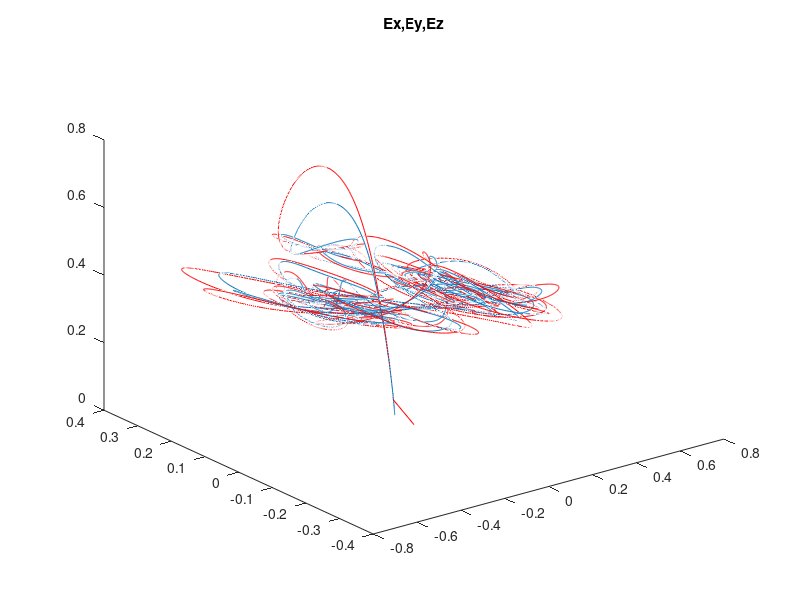
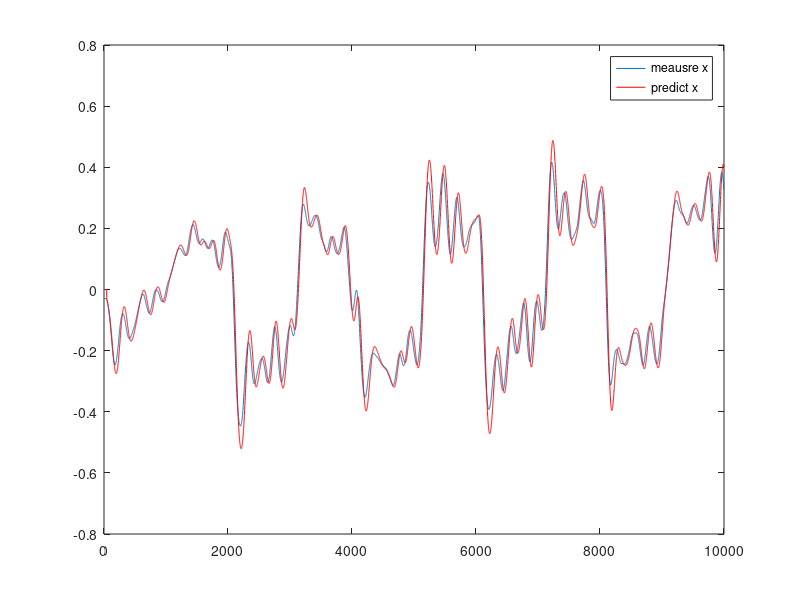
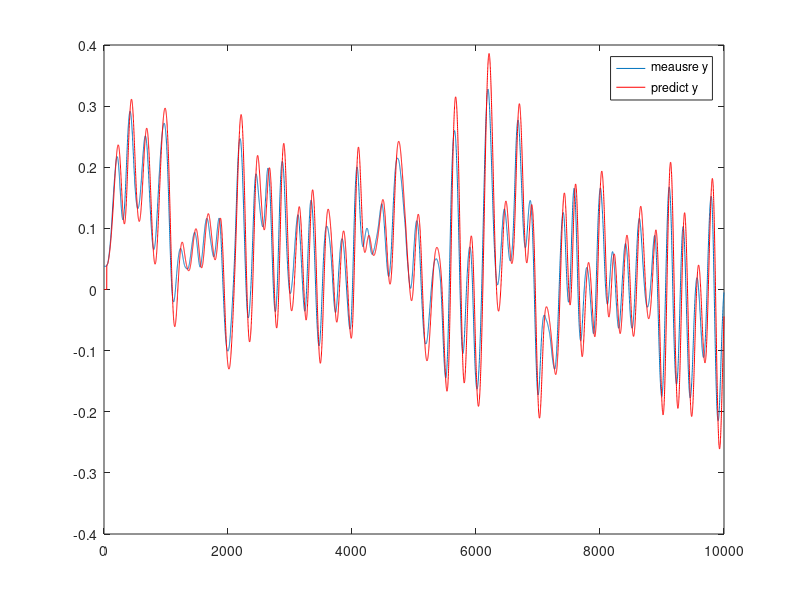
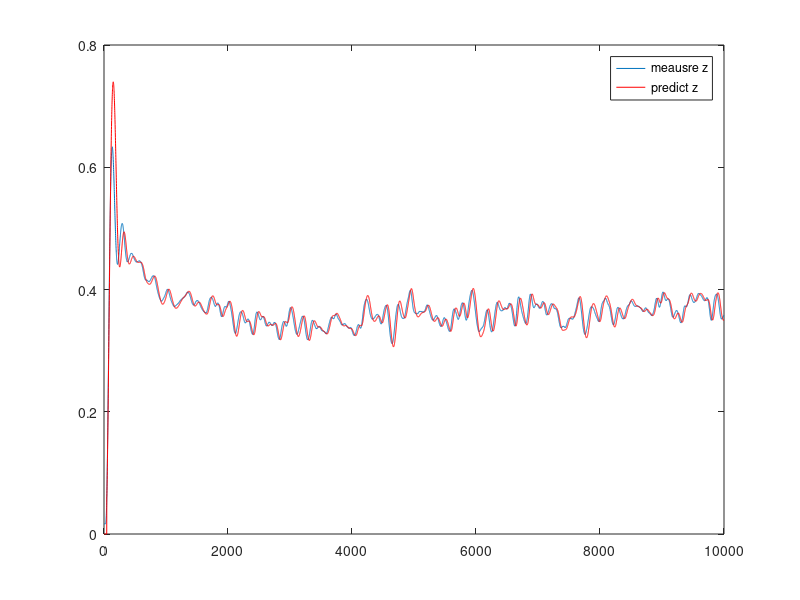

MATLAB code for these plots, in order:
%% Project 2  Part1 and 2
% -------------------------
% CMPE 245 - Spring, 2016
% Chien-Pin Chen
% 05/30/2016
% MATLAB script for Project 2
% --------------------------
clear all;

load data3D.mat;

plot3(xm, ym, zm,'DisplayName','xm,ym,zm');
title('xm,ym,zm');

%T = 0.1;
%c = 1e-16;
g = 9.81;

R = [.1^2 0 0 0;
     0 .1^2 0 0;
     0 0 .1^2 0;
     0 0 0 1];
%eye(4)*1.225*1; 
% [12.25 0;
%      0 12.25]; % do we get this ?? or guess by ourself

% ga = [0 0 0 0;
%       0 0 0 0;
%       0 0 0 0;
%       sqrt(T) 0 0 0;
%       0 sqrt(T) 0 0;
%       0 0 sqrt(T) 0;
%       0 0 0 sqrt(T)];
Q = eye(4);

% setting initial x_0, P_0
x0 = xm(45);
y0 = ym(45);
z0 = zm(45);
dx0 = (xm(45)-xm(44))/dtrec(45);
dy0 = (ym(45)-ym(44))/dtrec(45);
dz0 = (zm(45)-zm(44))/dtrec(45);
yaw0 = yawm(45);
Ex0 = [ x0 y0 z0 dx0 dy0 dz0 yaw0]';

P11 = 1.225*2;    % var{x}
P22 = P11;      % var{y}
P33 = P11;      % var{z}
P12 = 0;        % temp set to zero
P13 = 0;        % temp set to zero
P23 = 0;        % temp set to zero
Px0 = eye(length(Ex0)) * P11;
% Px0 = [P11 P12 P13;
%        P12 P22 P23;
%        P13 P23 P33];

Px0(1,4) = 2*P11/(0.0085^2);
Px0(4,1) = Px0(1,4);
Px0(2,5) = 2*P11/(0.0085^2);
Px0(5,2) = Px0(2,5);
Px0(3,6) = 2*P11/(0.0085^2);
Px0(6,3) = Px0(3,6);
Px0(7,7) = 2^2;

% array to storge E{x_k} and P_k after update 
Ex_k = zeros(length(Ex0), length(xm)+1);
P_k = zeros(length(Ex0), length(Ex0), length(xm)+1);
S = 0;  % compute c0 part2
i_sum = 0;

% Use Extend Kalman Filter (EKF)
Ex_k(:,45) = Ex0;
P_k(:,:,45) = Px0;

% start from 45
for k = 45 : length(zm)
    % Prediction
    % discrete method
    
%     pit = Ex_k(4, k);
%     rol = Ex_k(5, k);
%     yaw = Ex_k(6, k);

    x4 = Ex_k(4, k);     
    x5 = Ex_k(5, k);
    x6 = Ex_k(6, k);
    rol = roll(k);
    pit = pitch(k);
    x7 = yawm(k);
    dt = dtrec(k);
    
    s = (255/6000) * thrust(k);
    c0 = 1000000; % Part2: tuning c0 to get min. residual
    c = (0.000409*s^2+0.1405*s-0.099)/c0;
    %c=1;
    f = [x4; x5; x6;
         c*g*( sind(x7)*sind(rol) + cosd(x7)*cosd(rol)*sind(pit) );
         c*g*( sind(x7)*cosd(rol)*sind(pit) -cosd(x7)*sind(rol) );
         c*(g*cosd(rol)*cosd(pit) - g);
         0]*dt; 
% [c*g*( sin(yaw)*sin(rol) + cos(yaw)*cos(rol)*sin(pit) );
%  c*g*( -1*cos(yaw)*sin(rol) + sin(yaw)*cos(rol)*sin(pit) );
%  c*g*cos(rol)*cos(pit) - g;
%  0;
%  0;
%  0];
    
    phi = [1 0 0 dt 0 0 0;
           0 1 0 0 dt 0 0;
           0 0 1 0 0 dt 0;
           0 0 0 1 0 0 dt*c*g*( cosd(x7)*sind(rol)-sind(x7)*cosd(rol)*sind(pit) );
           0 0 0 0 1 0 dt*c*g*( cosd(x7)*cosd(rol)*sind(pit)+sind(x7)*sind(pit) );
           0 0 0 0 0 1 0;
           0 0 0 0 0 0 1];
    
% [0, 0, 0, c*g*cos(pit)*cos(rol)*cos(yaw),  c*g*(cos(rol)*sin(yaw) - cos(yaw)*sin(pit)*sin(rol)), c*g*(cos(yaw)*sin(rol) - cos(rol)*sin(pit)*sin(yaw)) ;
% 0, 0, 0, c*g*cos(pit)*cos(rol)*sin(yaw),  c*g*(-cos(rol)*cos(yaw) + sin(pit)*sin(rol)*sin(yaw)), c*g*(sin(rol)*sin(yaw) + cos(rol)*cos(yaw)*sin(pit)) ;
% 0, 0, 0,     -c*g*cos(rol)*sin(pit),                     -c*g*cos(pit)*sin(rol),                                          0 ;
% 0, 0, 0, 1, 0, 0;
% 0, 0, 0, 0, 1, 0;
% 0, 0, 0, 0, 0, 1];
    ga = [0 0 0 0;
          0 0 0 0;
          0 0 0 0;
          .1*sqrt(dt) 0 0 0;
          0 .1*sqrt(dt) 0 0;
          0 0 .1*sqrt(dt) 0;
          0 0 0 0.01*sqrt(dt)];
    
    Ex_k(:, k+1) = Ex_k(:, k)+f;
    P_k(:,:,k+1) = phi*P_k(:,:,k)*phi'+ ga*Q*ga';
    
    % Observation
    H = [ 1, 0, 0, 0, 0, 0, 0;
          0, 1, 0, 0, 0, 0, 0;
          0, 0, 1, 0, 0, 0, 0;
          0, 0, 0, 0, 0, 0, 1];
    x_k1 = [Ex_k(1,k+1) Ex_k(2,k+1) Ex_k(3,k+1) 0 0 0 Ex_k(7,k+1)]';
    z_k1 = [xm(k) ym(k) zm(k) yawm(k)]';
    
    % part2 compute c0
    S = S + sum( (z_k1(1:3)-x_k1(1:3)).^2 );
    i_sum = i_sum+1;
    
    %update K and P(+)
    K = P_k(:,:,k+1) * H'/(H*P_k(:,:,k+1)*H'+R);
    P_k(:,:,k+1) = (eye(length(Ex0)) - K*H)*P_k(:,:,k+1);
    Ex_k(:,k+1) = Ex_k(:,k+1) + K*(z_k1 - H*x_k1);
    
end

% get average of S (part2)
S_ave = S/i_sum;

%figure;
hold on;
plot3(Ex_k(1,:), Ex_k(2,:), Ex_k(3,:),'r','DisplayName','Ex,Ey,Ez');
title('Ex,Ey,Ez');

figure
plot(xm, 'DisplayName','meausre x');
hold on
plot(Ex_k(1,:),'r','DisplayName','predict x');
legend show

figure
plot(ym, 'DisplayName','meausre y');
hold on
plot(Ex_k(2,:),'r','DisplayName','predict y');
legend show


figure
plot(zm, 'DisplayName','meausre z');
hold on
plot(Ex_k(3,:),'r','DisplayName','predict z');
legend show

figure
plot(yawm, 'DisplayName','meausre yaw');
hold on
plot(Ex_k(7,:),'r','DisplayName','predict yaw');
legend show


% plot variance of expected yaw
var_z = reshape(P_k(3,3,:), 1, []);
var_yaw = reshape(P_k(7,7,:), 1, []);
figure
plot(var_yaw, 'DisplayName','VAR \psi');
hold on
plot(var_z, 'DisplayName','VAR z');


% f = [c*g*( sin(yaw)*sin(rol) + cos(yaw)*cos(rol)*sin(pit) );
%      c*g*( -1*cos(yaw)*sin(rol) + sin(yaw)*cos(rol)*sin(pit) );
%      c*g*cos(rol)*cos(pit) - g;
%      0;
%      0;
%      0];
% 
% phi = [0, 0, 0, c*g*cos(pit)*cos(rol)*cos(yaw),  c*g*(cos(rol)*sin(yaw) - cos(yaw)*sin(pit)*sin(rol)), c*g*(cos(yaw)*sin(rol) - cos(rol)*sin(pit)*sin(yaw)) ;
%        0, 0, 0, c*g*cos(pit)*cos(rol)*sin(yaw),  c*g*(-cos(rol)*cos(yaw) + sin(pit)*sin(rol)*sin(yaw)), c*g*(sin(rol)*sin(yaw) + cos(rol)*cos(yaw)*sin(pit)) ;
%        0, 0, 0,     -c*g*cos(rol)*sin(pit),                     -c*g*cos(pit)*sin(rol),                                          0 ;
%        0, 0, 0, 1, 0, 0;
%        0, 0, 0, 0, 1, 0;
%        0, 0, 0, 0, 0, 1];
%  
%  
% H = [ 1, 0, 0, 0, 0, 0;
%       0, 1, 0, 0, 0, 0;
%       0, 0, 1, 0, 0, 0;
%       0, 0, 0, 0, 0, 1];
   
